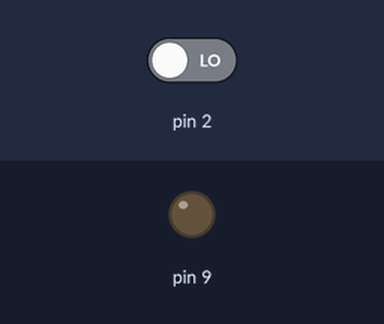
A sketch run on a simulated Arduino Uno, built with avr-gcc and run on an emulated ATmega328P. On the bench: output pins drawn as LEDs (lit = HIGH). The inputs (shaded band) are chosen by the test bench; at power-on: pin 2 LOW. What the sketch prints to the serial monitor is not drawn.

Above: at 1.2 s.
1.3 s: pin 2 driven HIGH
At 1.6 s:
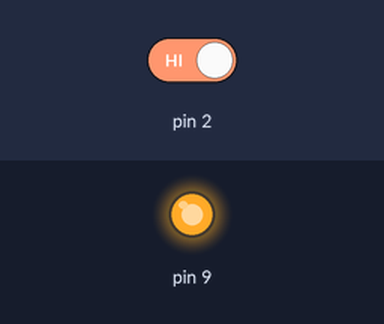
2.8 s: pin 2 driven LOW
At 4.0 s:
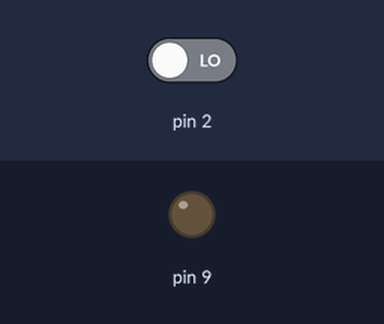
Timing chart, 0 to 5.8 s (numbered marks = the images above; inputs shaded):
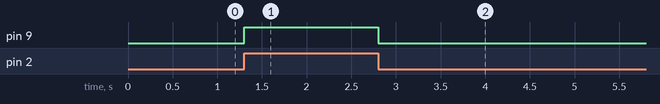

Measured:
- after the input at 1.3 s, pin 9: LOW → HIGH at once
- after the input at 2.8 s, pin 9: HIGH → LOW at once

The sketch:

mulearn41.ino
```cpp
int ip;
void setup()
{
  pinMode(2, INPUT);
  pinMode(9, OUTPUT);
  Serial.begin(9600);
}

void loop()
{
  ip=digitalRead(2);
  if(ip==1){
    digitalWrite(9, HIGH);}
  else{
    digitalWrite(9, LOW);}
  Serial.println(ip);
}
```
